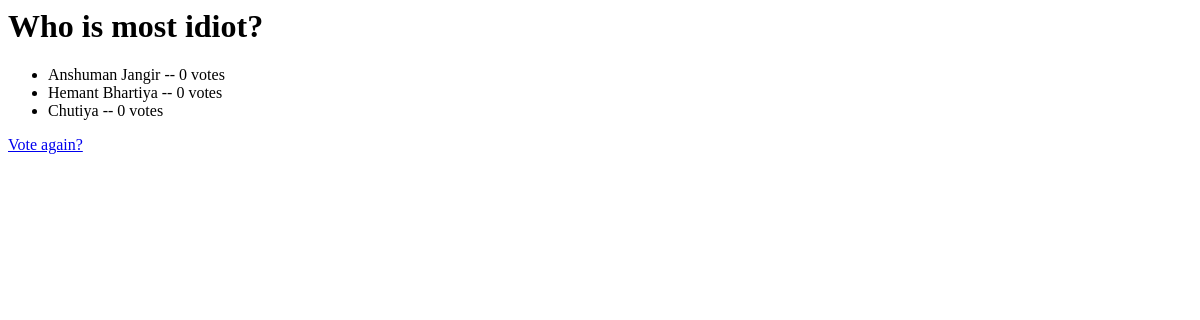
Before: /poll/2/results with the older database file.
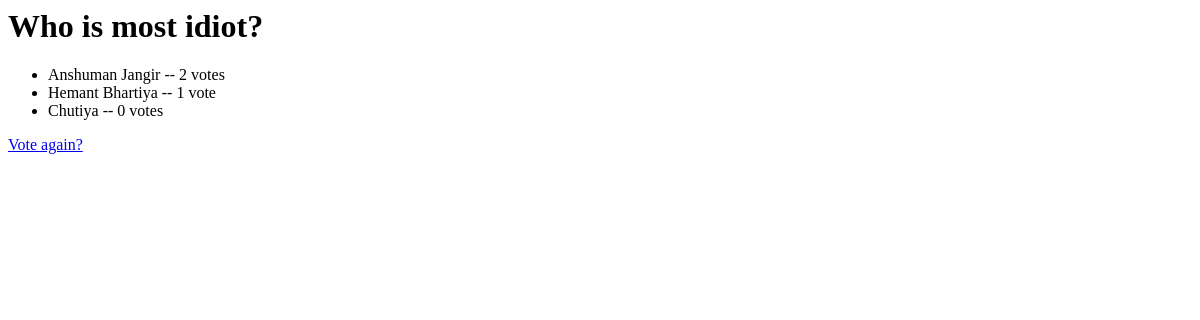
After: the same page with the newer database file.
### Poll/models.py (models this page shows, shortened)
class Choices(models.Model):
    question=models.ForeignKey(Question,on_delete=models.CASCADE)
    choiceText=models.CharField(max_length=200)
    votes=models.IntegerField(default=0)

### Poll/views.py (the view)
# urls.py: path('poll/<int:question_id>/results',views.results,name='Results'),
def results(random,question_id):
    question = Question.objects.get(pk=question_id)
    return render (random, 'Poll/results.html', {'question':question})
    return HttpResponse("Your are looking at the results of Question %s."% question_id)

### Poll/templates/Poll/results.html
<h1>{{ question.questionText }}</h1>
<ul>
{% for choice in question.choices_set.all %}
    <li>{{ choice.choiceText }} -- {{ choice.votes }} vote{{ choice.votes|pluralize }}</li>
{% endfor %}
</ul>
<a href="{% url 'Details' question.id %}">Vote again?</a>

Changed rows visible on the page:
changed Choices "Anshuman Jangir": votes "0" → "2"
changed Choices "Hemant Bhartiya": votes "0" → "1"
